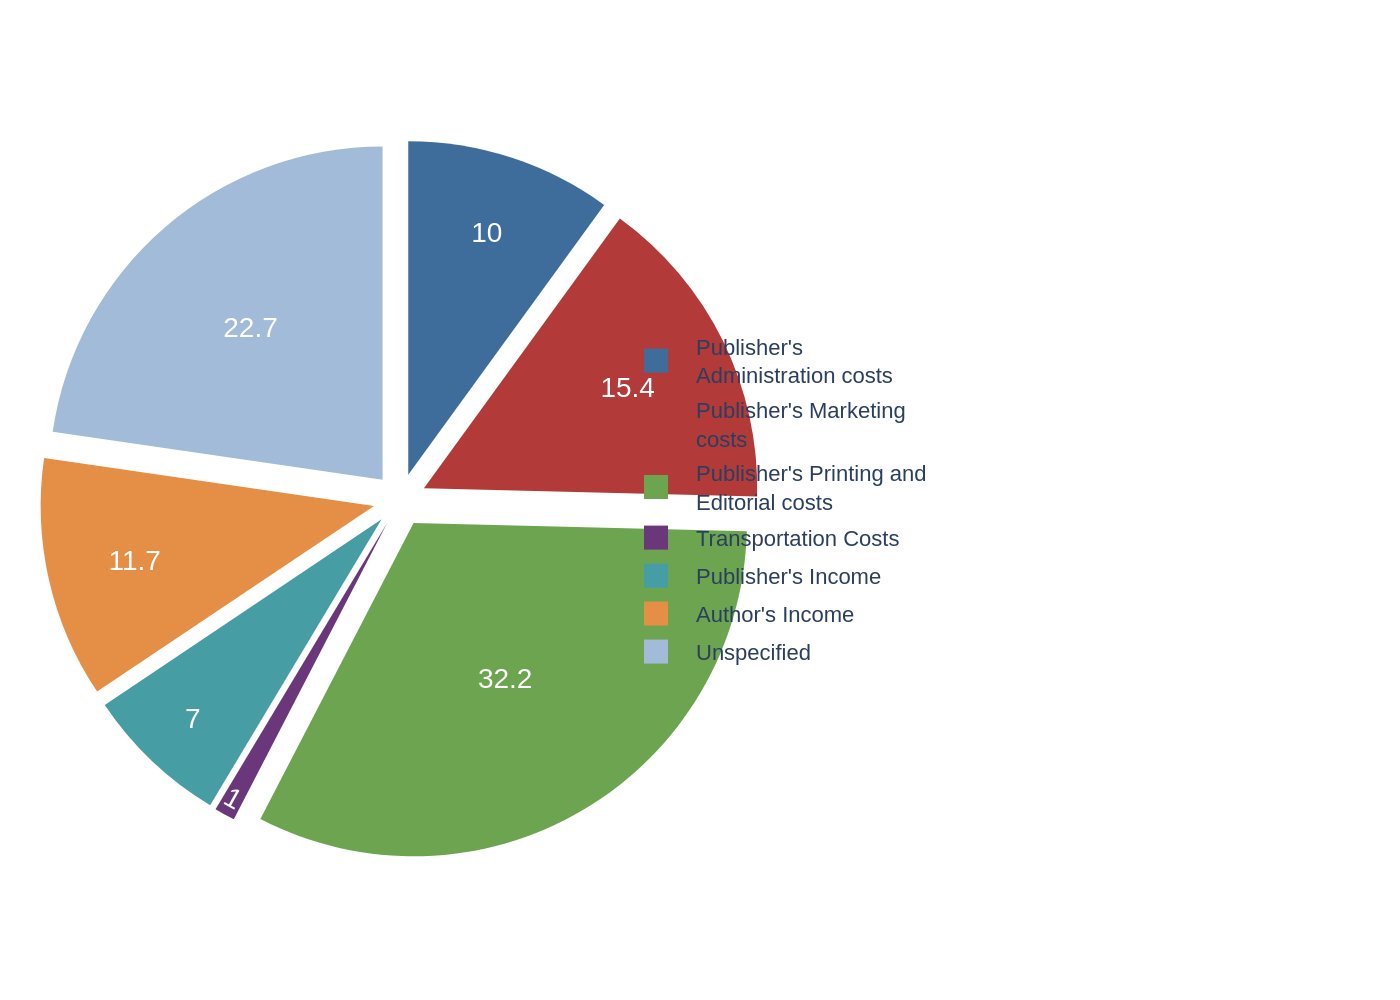

Write Python code to recreate this figure.
import sys
import json
import plotly.graph_objects as go

def main():
    """
    Main function to generate a pie chart from a JSON file.
    """
    if len(sys.argv) != 2:
        print("Usage: python script.py <path_to_json_file>")
        sys.exit(1)

    json_path = sys.argv[1]

    try:
        with open(json_path, 'r', encoding='utf-8') as f:
            data = json.load(f)
    except FileNotFoundError:
        print(f"Error: The file at {json_path} was not found.")
        sys.exit(1)
    except json.JSONDecodeError:
        print(f"Error: The file at {json_path} is not a valid JSON file.")
        sys.exit(1)

    chart_data = data.get('chart_data', [])
    colors = data.get('colors', [])

    labels = [item['label'] for item in chart_data]
    values = [item['value'] for item in chart_data]

    fig = go.Figure()

    fig.add_trace(go.Pie(
        labels=labels,
        values=values,
        marker_colors=colors,
        textinfo='value',
        textfont=dict(
            family="Arial, bold",
            size=14,
            color='white'
        ),
        pull=[0.08] * len(values),
        sort=False,
        direction='clockwise',
        hoverinfo='label+percent+value'
    ))

    fig.update_layout(
        showlegend=True,
        font=dict(
            family="Arial",
            size=12
        ),
        legend=dict(
            x=0.8,
            y=0.5,
            xanchor='left',
            yanchor='middle',
            font=dict(
                size=11
            ),
            bgcolor='rgba(255,255,255,0)' # Transparent background
        ),
        margin=dict(l=20, r=320, t=20, b=20),
        paper_bgcolor='white',
        plot_bgcolor='white'
    )

    if json_path.endswith('.json'):
        base_name = json_path[:-5]
    else:
        base_name = json_path
    
    output_filename = f"{base_name}.png"

    try:
        fig.write_image(output_filename, scale=2)
        print(f"Chart saved to {output_filename}")
    except Exception as e:
        print(f"Error writing image file: {e}")
        sys.exit(1)

if __name__ == "__main__":
    main()
